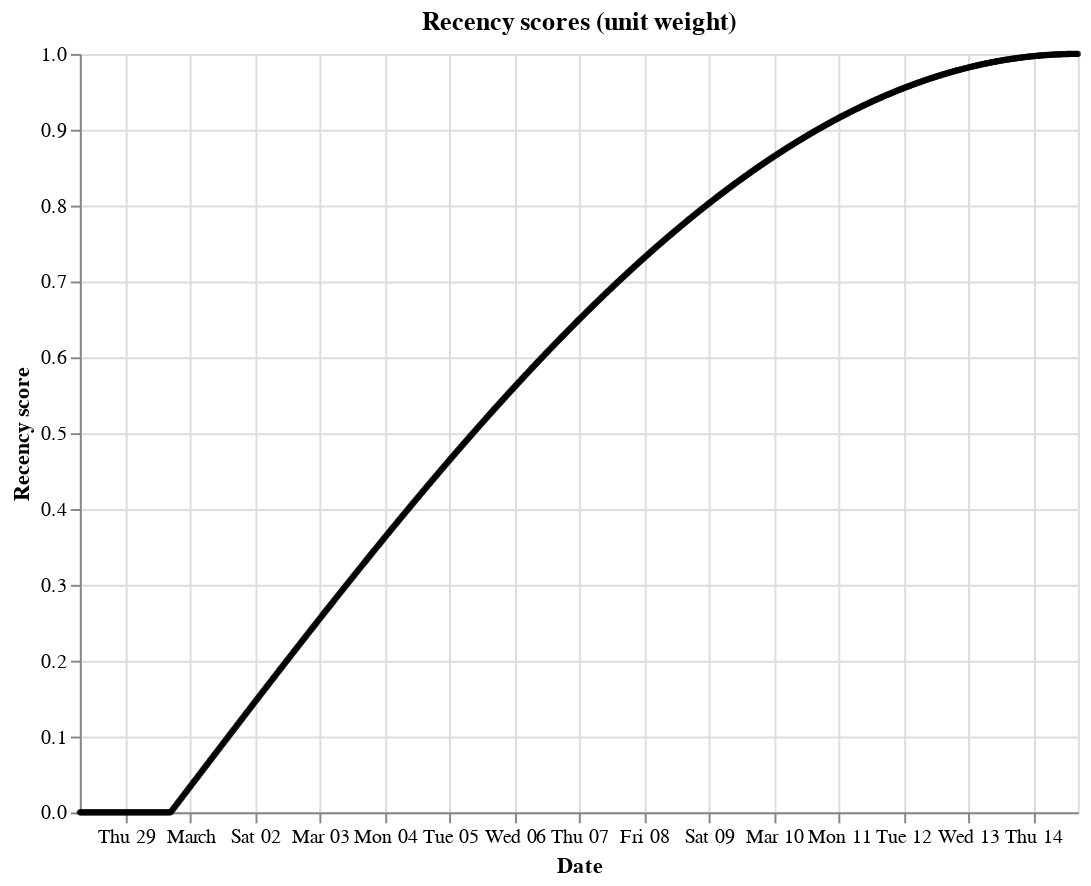

Notebook cell for this chart:
### Markdown cell above
Use the `RecencyPlotter` to visualize the value set of the `RecencySpace`.

### Code cell
RecencyPlotter(recency_space).plot_recency_curve()

### Figure 1 — Vega-Lite specification as saved in the notebook (floating-point values rounded to 4 significant figures; data arrays with more than 128 entries replaced by an {"elided": "..."} marker saying what was removed)
{"$schema": "https://vega.github.io/schema/vega-lite/v5.16.3.json", "config": {"view": {"continuousHeight": 300, "continuousWidth": 300}}, "data": {"name": "data-ca1a8f5b07b0aa3e579549b49cc111b1"}, "datasets": {"data-ca1a8f5b07b0aa3e579549b49cc111b1": {"elided": "1000 records"}}, "encoding": {"tooltip": [{"field": "date", "type": "temporal"}], "x": {"field": "date", "title": "Date", "type": "temporal"}, "y": {"field": "score", "title": "Recency score", "type": "quantitative"}}, "height": 380, "mark": {"color": "black", "filled": true, "size": 10, "type": "point"}, "title": "Recency scores (unit weight)", "width": 500}
